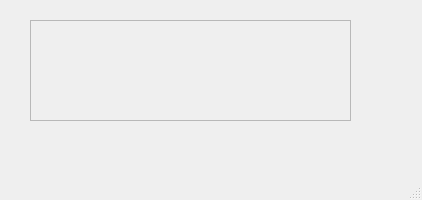
<?xml version="1.0" encoding="UTF-8"?>
<ui version="4.0">
 <class>okno2</class>
 <widget class="QMainWindow" name="okno2">
  <property name="geometry">
   <rect>
    <x>0</x>
    <y>0</y>
    <width>422</width>
    <height>200</height>
   </rect>
  </property>
  <property name="windowTitle">
   <string>Odbiorca (okno2)</string>
  </property>
  <widget class="QWidget" name="centralwidget">
   <widget class="QTextEdit" name="textEdit">
    <property name="enabled">
     <bool>false</bool>
    </property>
    <property name="geometry">
     <rect>
      <x>30</x>
      <y>20</y>
      <width>321</width>
      <height>101</height>
     </rect>
    </property>
   </widget>
  </widget>
  <widget class="QMenuBar" name="menubar">
   <property name="geometry">
    <rect>
     <x>0</x>
     <y>0</y>
     <width>422</width>
     <height>21</height>
    </rect>
   </property>
  </widget>
  <widget class="QStatusBar" name="statusbar"/>
 </widget>
 <resources/>
 <connections/>
</ui>
